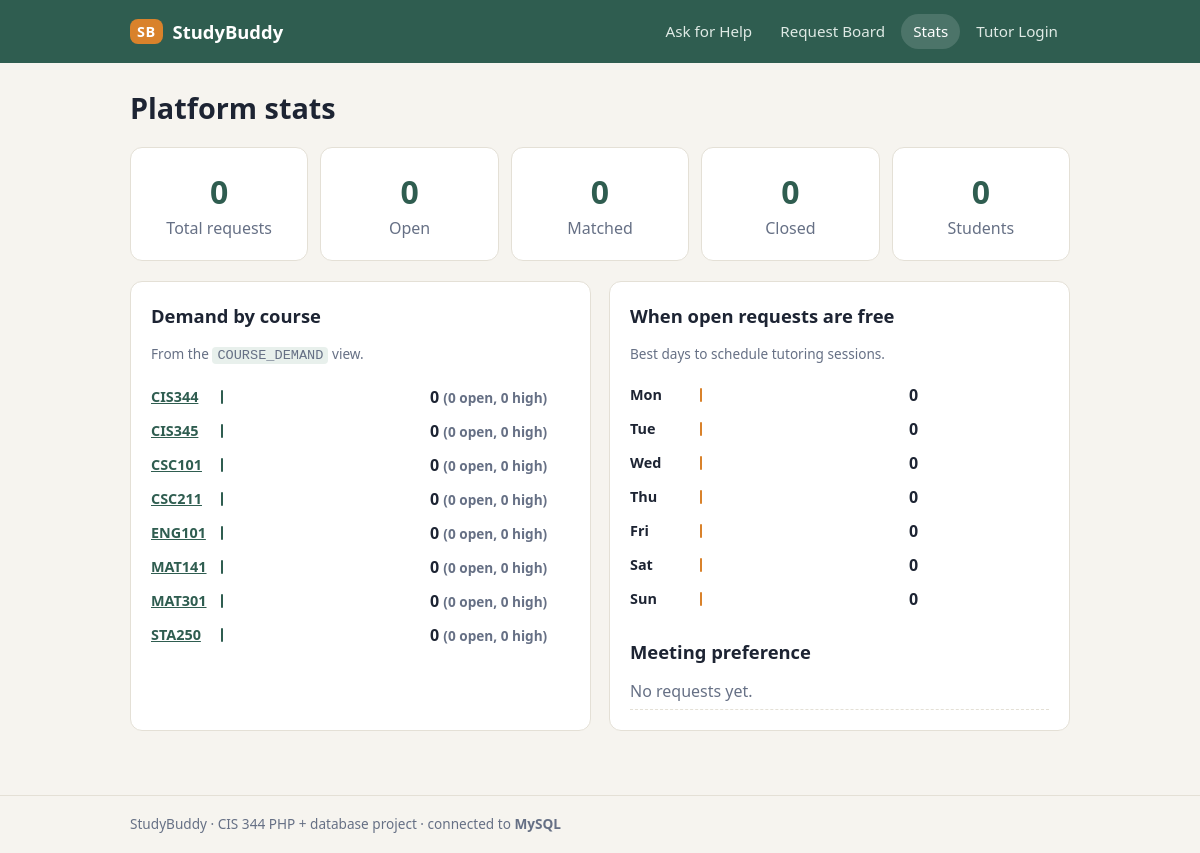
The app's page /stats.php with its own data.
### tables this page shows
CREATE TABLE COURSE (
  Course_code  VARCHAR(10)  NOT NULL,
  Course_name  VARCHAR(80)  NOT NULL,
  Department   VARCHAR(40)  NOT NULL,
  PRIMARY KEY (Course_code)
);

### includes/functions.php (called while the page is built, shortened)
<?php
require_once __DIR__ . '/db.php';
function e(?string $value): string
{
    return htmlspecialchars((string) $value, ENT_QUOTES | ENT_SUBSTITUTE, 'UTF-8');
}
function is_tutor(): bool
{
    return !empty($_SESSION['is_tutor']);
}

### includes/db.php (called while the page is built)
<?php
function db(): PDO
{
    static $pdo = null;
    if ($pdo !== null) {
        return $pdo;
    }
    $cfg = require __DIR__ . '/../config.php';
    $options = [
        PDO::ATTR_ERRMODE            => PDO::ERRMODE_EXCEPTION,
        PDO::ATTR_DEFAULT_FETCH_MODE => PDO::FETCH_ASSOC,
        PDO::ATTR_EMULATE_PREPARES   => false,
    ];
    try {
        if ($cfg['db_driver'] === 'sqlite') {
            $isNew = !file_exists($cfg['sqlite_path']);
            if (!is_dir(dirname($cfg['sqlite_path']))) {
                mkdir(dirname($cfg['sqlite_path']), 0775, true);
            }
            $pdo = new PDO('sqlite:' . $cfg['sqlite_path'], null, null, $options);
            $pdo->exec('PRAGMA foreign_keys = ON');
            if ($isNew) {
                $pdo->exec(file_get_contents(__DIR__ . '/../database/schema.sqlite.sql'));
            }
        } else {
            $dsn = sprintf(
                'mysql:host=%s;port=%s;dbname=%s;charset=utf8mb4',
                $cfg['db_host'], $cfg['db_port'], $cfg['db_name']
            );
            $pdo = new PDO($dsn, $cfg['db_user'], $cfg['db_pass'], $options);
        }
    } catch (PDOException $e) {
        error_log('StudyBuddy DB connection failed: ' . $e->getMessage());
        http_response_code(503);
        $detail = $cfg['debug'] ? '<pre>' . htmlspecialchars($e->getMessage()) . '</pre>' : '';
        exit('<h1>Database unavailable</h1><p>Check your settings in config.local.php '
           . 'and that the database server is running. See README, section "Setup".</p>' . $detail);
    }
    return $pdo;
}
function db_driver(): string
{
    return db()->getAttribute(PDO::ATTR_DRIVER_NAME);
}

### stats.php (the view, shortened to what this page needs)
<?php
require_once __DIR__ . '/includes/functions.php';
$pdo = db();
$totals = $pdo->query("SELECT COUNT(*) AS Total,
                              SUM(CASE WHEN Status = 'Open'    THEN 1 ELSE 0 END) AS Open_n,
                              SUM(CASE WHEN Status = 'Matched' THEN 1 ELSE 0 END) AS Matched_n,
                              SUM(CASE WHEN Status = 'Closed'  THEN 1 ELSE 0 END) AS Closed_n
                         FROM TUTOR_REQUEST")->fetch();
$students = (int) $pdo->query('SELECT COUNT(*) FROM STUDENT')->fetchColumn();
$demand = $pdo->query('SELECT * FROM COURSE_DEMAND ORDER BY Total_requests DESC, Course_code')->fetchAll();
$maxDemand = max(1, ...array_map(fn($d) => (int) $d['Total_requests'], $demand ?: [['Total_requests' => 1]]));
$modes = $pdo->query('SELECT Meeting_mode, COUNT(*) AS N FROM TUTOR_REQUEST
                       GROUP BY Meeting_mode ORDER BY N DESC')->fetchAll();
$dayCounts = array_fill_keys(DAYS, 0);
$maxDay = max(1, ...array_values($dayCounts));
require __DIR__ . '/includes/header.php';
?>
<div class="page-head"><h1>Platform stats</h1></div>
<div class="tiles">
  <div class="card tile"><span class="tile-n"><?= (int) $totals['Total'] ?></span><span>Total requests</span></div>
  <div class="card tile"><span class="tile-n"><?= (int) $totals['Open_n'] ?></span><span>Open</span></div>
  <div class="card tile"><span class="tile-n"><?= (int) $totals['Matched_n'] ?></span><span>Matched</span></div>
  <div class="card tile"><span class="tile-n"><?= (int) $totals['Closed_n'] ?></span><span>Closed</span></div>
  <div class="card tile"><span class="tile-n"><?= $students ?></span><span>Students</span></div>
</div>
<div class="grid-2">
  <section class="card">
    <h2>Demand by course</h2>
    <p class="muted small">From the <code>COURSE_DEMAND</code> view.</p>
    <table class="bars">
      <?php foreach ($demand as $d): ?>
        <tr>
          <th><a href="requests.php?course=<?= e($d['Course_code']) ?>&status="><?= e($d['Course_code']) ?></a></th>
          <td><div class="bar" style="width: <?= round(100 * $d['Total_requests'] / $maxDemand) ?>%"></div></td>
          <td class="num"><?= (int) $d['Total_requests'] ?> <span class="muted small">(<?= (int) $d['Open_requests'] ?> open, <?= (int) $d['High_urgency'] ?> high)</span></td>
        </tr>
      <?php endforeach; ?>
    </table>
  </section>
  <section class="card">
    <h2>When open requests are free</h2>
    <p class="muted small">Best days to schedule tutoring sessions.</p>
    <table class="bars">
      <?php foreach ($dayCounts as $day => $n): ?>
        <tr><th><?= $day ?></th><td><div class="bar bar-alt" style="width: <?= round(100 * $n / $maxDay) ?>%"></div></td><td class="num"><?= $n ?></td></tr>
      <?php endforeach; ?>
    </table>
    <h2 class="mt">Meeting preference</h2>
    <ul class="plain">
      <?php if (!$modes): ?><li class="muted">No requests yet.</li><?php endif; ?>
    </ul>
  </section>
</div>
<?php require __DIR__ . '/includes/footer.php'; ?>

### includes/header.php (shortened to what this page needs)
<?php
$current = basename($_SERVER['SCRIPT_NAME']);
$nav = [
    'index.php'    => 'Ask for Help',
    'requests.php' => 'Request Board',
    'stats.php'    => 'Stats',
];
?><!DOCTYPE html>
<html lang="en">
<head>
  <link rel="stylesheet" href="assets/style.css">
</head>
<body>
<header class="site-header">
  <div class="wrap header-row">
    <a class="brand" href="index.php"><span class="brand-mark">SB</span> StudyBuddy</a>
    <nav>
      <?php foreach ($nav as $file => $label): ?>
        <a href="<?= $file ?>" class="<?= $current === $file ? 'active' : '' ?>"><?= $label ?></a>
      <?php endforeach; ?>
      <?php if (is_tutor()): ?>
        <a href="logout.php" class="tutor-pill">Tutor Desk · Log out</a>
      <?php else: ?>
        <a href="login.php" class="<?= $current === 'login.php' ? 'active' : '' ?>">Tutor Login</a>
      <?php endif; ?>
    </nav>
  </div>
</header>
<main class="wrap">

### includes/footer.php
</main>
<footer class="site-footer">
  <div class="wrap">
    StudyBuddy · CIS 344 PHP + database project ·
    connected to <strong><?= e(db_driver() === 'mysql' ? 'MySQL' : 'SQLite (demo mode)') ?></strong>
  </div>
</footer>
</body>
</html>

### assets/style.css (style rules this page uses)
:root { --ink: #1d2433; --muted: #667085; --paper: #f6f4ef; --card: #ffffff; --line: #e4e0d6; --brand: #2f5d50; --brand-2: #e8f0ec; --accent: #d9822b; --high: #c2410c; --med: #b7791f; --low: #3f7d5f; --radius: 12px; font-family: system-ui, -apple-system, "Segoe UI", Roboto, sans-serif; color: var(--ink); }
* { box-sizing: border-box; }
body { margin: 0; background: var(--paper); line-height: 1.5; }
a { color: var(--brand); }
.wrap { max-width: 980px; margin: 0 auto; padding: 0 20px; }
main.wrap { padding-top: 28px; padding-bottom: 48px; min-height: 70vh; }
.site-header { background: var(--brand); color: #fff; }
.header-row { display: flex; align-items: center; justify-content: space-between; gap: 16px; flex-wrap: wrap; padding-top: 14px; padding-bottom: 14px; }
.brand { color: #fff; text-decoration: none; font-weight: 700; font-size: 1.15rem; display: flex; align-items: center; gap: 10px; }
.brand-mark { background: var(--accent); color: #fff; border-radius: 8px; padding: 2px 7px; font-size: .9rem; letter-spacing: .5px; }
nav { display: flex; gap: 4px; flex-wrap: wrap; }
nav a { color: #dfeae5; text-decoration: none; padding: 6px 12px; border-radius: 999px; font-size: .95rem; }
nav a:hover, nav a.active { background: rgba(255,255,255,.14); color: #fff; }
.site-footer { border-top: 1px solid var(--line); color: var(--muted); font-size: .85rem; padding: 18px 0; }
h1 { font-size: 1.8rem; line-height: 1.2; margin: 0 0 8px; }
h2 { font-size: 1.15rem; margin: 0 0 8px; }
.muted { color: var(--muted); }
.small { font-size: .85rem; }
.mt { margin-top: 22px; }
code { background: var(--brand-2); padding: 1px 5px; border-radius: 4px; }
.card { background: var(--card); border: 1px solid var(--line); border-radius: var(--radius); padding: 20px; margin-bottom: 16px; }
.grid-2 { display: grid; grid-template-columns: repeat(auto-fit, minmax(260px, 1fr)); gap: 14px 18px; }
.page-head { display: flex; align-items: center; justify-content: space-between; gap: 12px; flex-wrap: wrap; margin-bottom: 14px; }
ul.plain { list-style: none; padding: 0; margin: 0; }
ul.plain li { padding: 6px 0; border-bottom: 1px dashed var(--line); }
.tiles { display: grid; grid-template-columns: repeat(auto-fit, minmax(150px, 1fr)); gap: 12px; margin-bottom: 4px; }
.tile { display: flex; flex-direction: column; text-align: center; color: var(--muted); }
.tile-n { font-size: 2rem; font-weight: 800; color: var(--brand); }
table.bars { width: 100%; border-collapse: collapse; }
table.bars th { text-align: left; width: 70px; font-size: .9rem; padding: 5px 8px 5px 0; }
table.bars td { padding: 5px 0; }
table.bars td.num { width: 150px; padding-left: 10px; font-weight: 600; }
.bar { height: 14px; background: var(--brand); border-radius: 4px; min-width: 2px; }
.bar-alt { background: var(--accent); }

### records on screen
course: Course_code "CIS344", Total_requests "0", Open_requests "0", High_urgency "0"
course: Course_code "CIS345", Total_requests "0", Open_requests "0", High_urgency "0"
course: Course_code "CSC101", Total_requests "0", Open_requests "0", High_urgency "0"
course: Course_code "CSC211", Total_requests "0", Open_requests "0", High_urgency "0"
course: Course_code "ENG101", Total_requests "0", Open_requests "0", High_urgency "0"
course: Course_code "MAT141", Total_requests "0", Open_requests "0", High_urgency "0"
course: Course_code "MAT301", Total_requests "0", Open_requests "0", High_urgency "0"
course: Course_code "STA250", Total_requests "0", Open_requests "0", High_urgency "0"

### other values on screen
$label "Ask for Help"
$label "Request Board"
$label "Stats"
$totals['Total'] "0"
$totals['Open_n'] "0"
$totals['Matched_n'] "0"
$totals['Closed_n'] "0"
$students "0"
$day "Mon"
$n "0"
$day "Tue"
$day "Wed"
$day "Thu"
$day "Fri"
$day "Sat"
